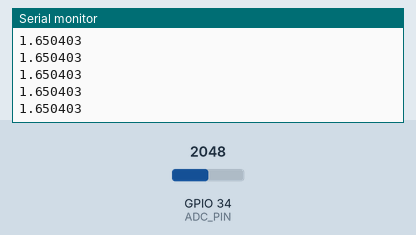
Recording of a sketch running on a simulated ESP32. Parts: the last lines printed to the serial monitor. Inputs (shaded band) come from the test bench; at power-on: GPIO 34 (ADC_PIN) = 2048 (analog values on the 0–4095 scale).

Above: at 1.2 s.
1.3 s: GPIO 34 (ADC_PIN) set to 2866
At 2.1 s:
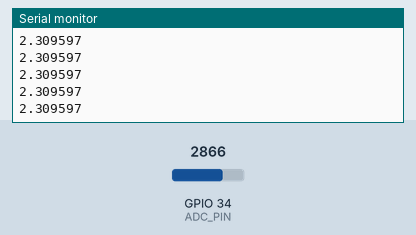
2.8 s: GPIO 34 (ADC_PIN) set to 3603
At 3.5 s:
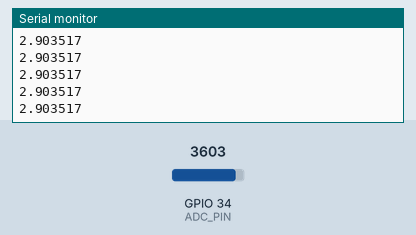
Timing chart, 0 to 5.8 s (numbered marks = the images above; inputs shaded):
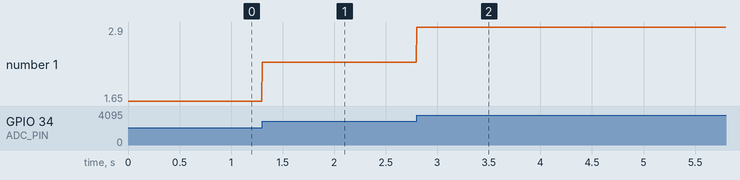

The sketch:

esp32_streaming_example.ino
```cpp
#include <Arduino.h>
#include <WiFi.h>

// Single-lead Lead I front-end analog output connected to ADC_PIN.
// Stream samples to a host running scripts/infer_stream.py or a socket bridge.

constexpr int ADC_PIN = 34;
constexpr int SAMPLE_RATE_HZ = 250;
constexpr uint32_t SAMPLE_PERIOD_US = 1000000UL / SAMPLE_RATE_HZ;

const char* WIFI_SSID = "";
const char* WIFI_PASSWORD = "";
const char* HOST = "192.168.1.10";
constexpr uint16_t PORT = 5000;

WiFiClient client;
uint32_t next_sample_us = 0;

void setup() {
  Serial.begin(115200);
  analogReadResolution(12);
  analogSetPinAttenuation(ADC_PIN, ADC_11db);

  if (strlen(WIFI_SSID) > 0) {
    WiFi.begin(WIFI_SSID, WIFI_PASSWORD);
    while (WiFi.status() != WL_CONNECTED) {
      delay(250);
    }
    client.connect(HOST, PORT);
  }
  next_sample_us = micros();
}

void loop() {
  const uint32_t now = micros();
  if ((int32_t)(now - next_sample_us) >= 0) {
    next_sample_us += SAMPLE_PERIOD_US;
    const int raw = analogRead(ADC_PIN);
    const float volts = (raw / 4095.0f) * 3.3f;

    Serial.println(volts, 6);
    if (client.connected()) {
      client.println(volts, 6);
    }
  }
}
```

Measured:
- after the input at 1.3 s, the serial monitor: prints a new line at once (image 1)
- after the input at 2.8 s, the serial monitor: prints a new line at once (image 2)
- plotted number 1: 1.65 → 2.31 after the input at 1.3 s, 2.31 → 2.9 after the input at 2.8 s
